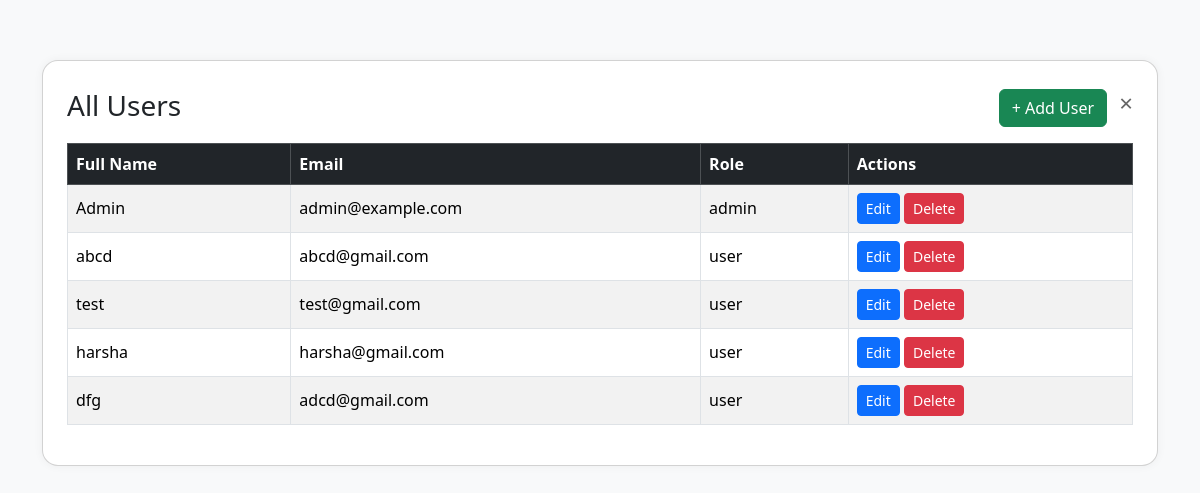
/admin/users.php, run on the app's committed database.
### tables this page shows
CREATE TABLE `users` (
  `id` int(11) NOT NULL,
  `username` varchar(100) NOT NULL,
  `email` varchar(100) NOT NULL,
  `password` varchar(255) NOT NULL,
  `role` enum('admin','user') DEFAULT 'user',
  `created_at` timestamp NOT NULL DEFAULT current_timestamp()
);

### admin/users.php (the view, shortened to what this page needs)
<?php
include '../config/db.php';
$result = $conn->query("SELECT * FROM users");
?>
<!DOCTYPE html>
<html lang="en">
<head>
  <link href="https://cdn.jsdelivr.net/npm/bootstrap@5.3.3/dist/css/bootstrap.min.css" rel="stylesheet">
</head>
<body>
<div class="container">
  <div class="card p-4">
    <div class="d-flex justify-content-between align-items-center mb-3">
      <h3 class="mb-0">All Users</h3>
      <div>
        <a href="add_user.php" class="btn btn-success me-2">+ Add User</a>
        <a href="dashboard.php" class="close-btn" title="Back to Dashboard">&times;</a>
      </div>
    </div>
    <table class="table table-striped table-bordered">
      <thead class="table-dark">
        <tr>
          <th>Full Name</th>
          <th>Email</th>
          <th>Role</th>
          <th>Actions</th>
        </tr>
      </thead>
      <tbody>
        <?php while($row = $result->fetch_assoc()) { ?>
          <tr>
            <td><?= htmlspecialchars($row['username']) ?></td>
            <td><?= htmlspecialchars($row['email']) ?></td>
            <td><?= htmlspecialchars($row['role']) ?></td>
            <td>
              <a href="edit_user.php?id=<?= $row['id'] ?>" class="btn btn-sm btn-primary">Edit</a>
              <a href="delete_user.php?id=<?= $row['id'] ?>" class="btn btn-sm btn-danger" onclick="return confirm('Are you sure you want to delete this user?')">Delete</a>
            </td>
          </tr>
        <?php } ?>
      </tbody>
    </table>
  </div>
</div>
</body>
</html>

### admin/users.php (style rules this page uses)
body { background-color: #f8f9fa; }
.container { margin-top: 60px; }
.card { border-radius: 16px; box-shadow: 0 0 10px rgba(0,0,0,0.05); }
.table th, .table td { vertical-align: middle; }
.close-btn { font-size: 1.5rem; text-decoration: none; color: #000; opacity: 0.6; }

### data on the page
users: username "Admin", email "admin@example.com", role "admin"
users: username "abcd", email "abcd@gmail.com", role "user"
users: username "test", email "test@gmail.com", role "user"
users: username "harsha", email "harsha@gmail.com", role "user"
users: username "dfg", email "adcd@gmail.com", role "user"
